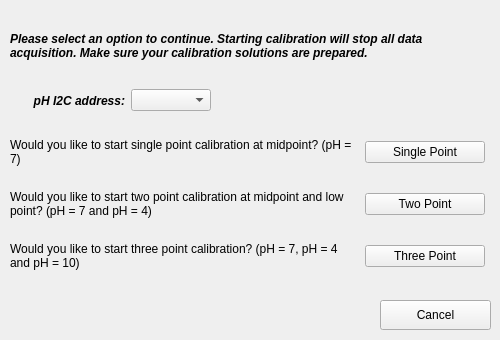
<?xml version="1.0" encoding="UTF-8"?>
<ui version="4.0">
 <class>pHNavigation</class>
 <widget class="QDialog" name="pHNavigation">
  <property name="windowModality">
   <enum>Qt::ApplicationModal</enum>
  </property>
  <property name="geometry">
   <rect>
    <x>0</x>
    <y>0</y>
    <width>500</width>
    <height>340</height>
   </rect>
  </property>
  <property name="sizePolicy">
   <sizepolicy hsizetype="Fixed" vsizetype="Fixed">
    <horstretch>0</horstretch>
    <verstretch>0</verstretch>
   </sizepolicy>
  </property>
  <property name="minimumSize">
   <size>
    <width>500</width>
    <height>340</height>
   </size>
  </property>
  <property name="maximumSize">
   <size>
    <width>500</width>
    <height>340</height>
   </size>
  </property>
  <property name="windowTitle">
   <string>pH Calibration Tests Selection</string>
  </property>
  <property name="modal">
   <bool>true</bool>
  </property>
  <widget class="QLabel" name="label">
   <property name="geometry">
    <rect>
     <x>10</x>
     <y>10</y>
     <width>471</width>
     <height>71</height>
    </rect>
   </property>
   <property name="font">
    <font>
     <weight>75</weight>
     <italic>true</italic>
     <bold>true</bold>
    </font>
   </property>
   <property name="text">
    <string>Please select an option to continue. Starting calibration will stop all data acquisition. Make sure your calibration solutions are prepared. </string>
   </property>
   <property name="wordWrap">
    <bool>true</bool>
   </property>
  </widget>
  <widget class="QPushButton" name="cancel">
   <property name="geometry">
    <rect>
     <x>380</x>
     <y>300</y>
     <width>111</width>
     <height>30</height>
    </rect>
   </property>
   <property name="text">
    <string>Cancel</string>
   </property>
   <property name="autoDefault">
    <bool>false</bool>
   </property>
  </widget>
  <widget class="QWidget" name="gridLayoutWidget">
   <property name="geometry">
    <rect>
     <x>10</x>
     <y>120</y>
     <width>481</width>
     <height>171</height>
    </rect>
   </property>
   <layout class="QGridLayout" name="gridLayout">
    <property name="rightMargin">
     <number>6</number>
    </property>
    <item row="1" column="0">
     <widget class="QLabel" name="label_3">
      <property name="sizePolicy">
       <sizepolicy hsizetype="Minimum" vsizetype="Preferred">
        <horstretch>0</horstretch>
        <verstretch>0</verstretch>
       </sizepolicy>
      </property>
      <property name="minimumSize">
       <size>
        <width>250</width>
        <height>0</height>
       </size>
      </property>
      <property name="toolTip">
       <string>Necessary tested values: midpoint at pH = 7, lowpoint at pH = 4</string>
      </property>
      <property name="text">
       <string>Would you like to start two point calibration at midpoint and low point? (pH = 7 and pH = 4)</string>
      </property>
      <property name="wordWrap">
       <bool>true</bool>
      </property>
     </widget>
    </item>
    <item row="2" column="0">
     <widget class="QLabel" name="label_5">
      <property name="sizePolicy">
       <sizepolicy hsizetype="Minimum" vsizetype="Preferred">
        <horstretch>0</horstretch>
        <verstretch>0</verstretch>
       </sizepolicy>
      </property>
      <property name="minimumSize">
       <size>
        <width>250</width>
        <height>0</height>
       </size>
      </property>
      <property name="toolTip">
       <string>Necessary tested values: midpoint at pH = 7, lowpoint at pH = 4 and highpoint at pH = 10</string>
      </property>
      <property name="text">
       <string>Would you like to start three point calibration? (pH = 7, pH = 4 and pH = 10)</string>
      </property>
      <property name="wordWrap">
       <bool>true</bool>
      </property>
     </widget>
    </item>
    <item row="1" column="1">
     <widget class="QPushButton" name="two">
      <property name="minimumSize">
       <size>
        <width>120</width>
        <height>0</height>
       </size>
      </property>
      <property name="maximumSize">
       <size>
        <width>120</width>
        <height>16777215</height>
       </size>
      </property>
      <property name="text">
       <string>Two Point</string>
      </property>
      <property name="autoDefault">
       <bool>false</bool>
      </property>
     </widget>
    </item>
    <item row="2" column="1">
     <widget class="QPushButton" name="three">
      <property name="minimumSize">
       <size>
        <width>120</width>
        <height>0</height>
       </size>
      </property>
      <property name="maximumSize">
       <size>
        <width>120</width>
        <height>16777215</height>
       </size>
      </property>
      <property name="text">
       <string>Three Point</string>
      </property>
      <property name="autoDefault">
       <bool>false</bool>
      </property>
     </widget>
    </item>
    <item row="0" column="1">
     <widget class="QPushButton" name="single">
      <property name="minimumSize">
       <size>
        <width>120</width>
        <height>0</height>
       </size>
      </property>
      <property name="maximumSize">
       <size>
        <width>120</width>
        <height>16777215</height>
       </size>
      </property>
      <property name="text">
       <string>Single Point</string>
      </property>
      <property name="autoDefault">
       <bool>false</bool>
      </property>
     </widget>
    </item>
    <item row="0" column="0">
     <widget class="QLabel" name="label_2">
      <property name="sizePolicy">
       <sizepolicy hsizetype="Minimum" vsizetype="Preferred">
        <horstretch>0</horstretch>
        <verstretch>0</verstretch>
       </sizepolicy>
      </property>
      <property name="minimumSize">
       <size>
        <width>250</width>
        <height>0</height>
       </size>
      </property>
      <property name="toolTip">
       <string>Necessary tested values: Midpoint at pH =7</string>
      </property>
      <property name="text">
       <string>Would you like to start single point calibration at midpoint? (pH = 7) </string>
      </property>
      <property name="wordWrap">
       <bool>true</bool>
      </property>
     </widget>
    </item>
   </layout>
  </widget>
  <widget class="QWidget" name="horizontalLayoutWidget">
   <property name="geometry">
    <rect>
     <x>10</x>
     <y>80</y>
     <width>201</width>
     <height>41</height>
    </rect>
   </property>
   <layout class="QHBoxLayout" name="horizontalLayout">
    <item>
     <widget class="QLabel" name="label_4">
      <property name="font">
       <font>
        <weight>75</weight>
        <italic>true</italic>
        <bold>true</bold>
       </font>
      </property>
      <property name="text">
       <string>pH I2C address:</string>
      </property>
      <property name="alignment">
       <set>Qt::AlignRight|Qt::AlignTrailing|Qt::AlignVCenter</set>
      </property>
      <property name="wordWrap">
       <bool>true</bool>
      </property>
     </widget>
    </item>
    <item>
     <widget class="QComboBox" name="pHSelection">
      <property name="sizePolicy">
       <sizepolicy hsizetype="Fixed" vsizetype="Fixed">
        <horstretch>0</horstretch>
        <verstretch>0</verstretch>
       </sizepolicy>
      </property>
      <property name="minimumSize">
       <size>
        <width>80</width>
        <height>0</height>
       </size>
      </property>
      <property name="maximumSize">
       <size>
        <width>80</width>
        <height>16777215</height>
       </size>
      </property>
     </widget>
    </item>
   </layout>
  </widget>
 </widget>
 <resources/>
 <connections/>
</ui>
